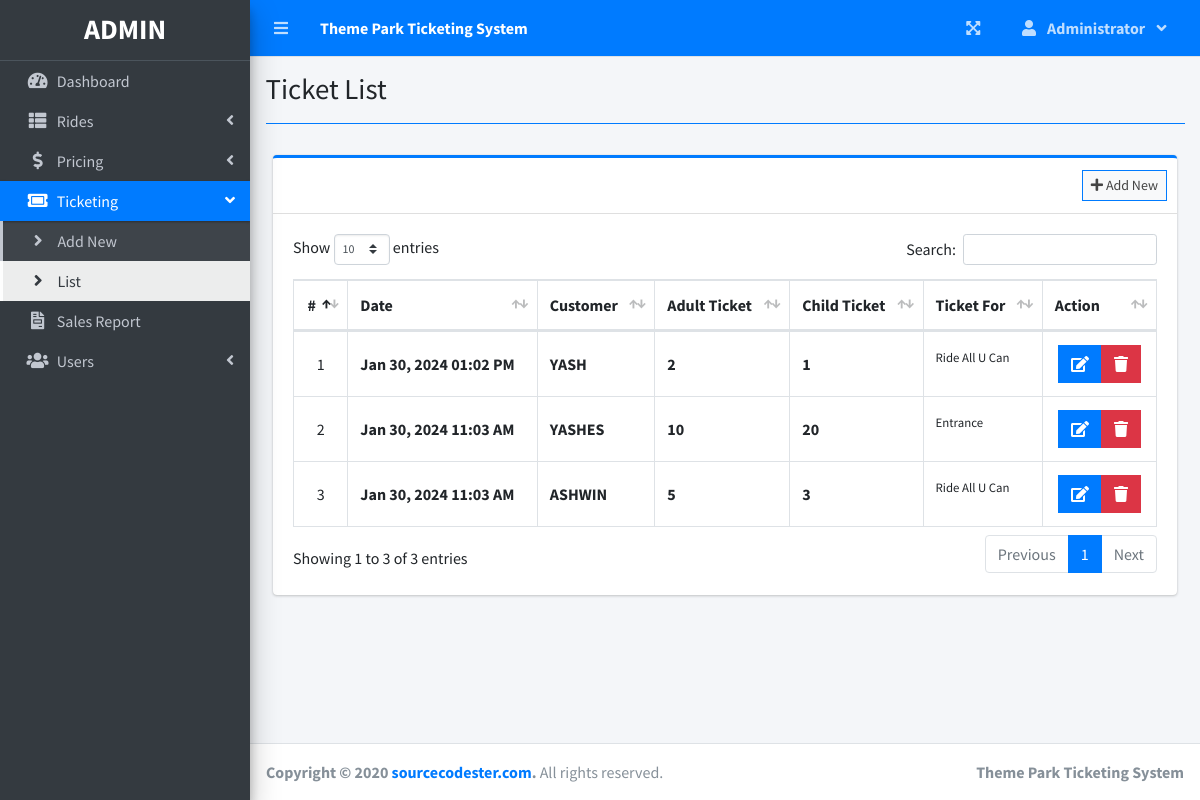
Screenshot of /index.php?page=ticket_list (signed in) with the database file from the repository.
### tables this page shows
CREATE TABLE `ticket_list` (
  `id` int(30) NOT NULL,
  `name` varchar(200) NOT NULL,
  `no_adult` int(11) NOT NULL,
  `no_child` int(11) NOT NULL,
  `adult_price` float NOT NULL,
  `child_price` float NOT NULL,
  `pricing_id` int(30) NOT NULL,
  `amount` float NOT NULL,
  `tendered` float NOT NULL,
  `date_created` datetime NOT NULL DEFAULT current_timestamp()
);

CREATE TABLE `pricing` (
  `id` int(11) NOT NULL,
  `name` varchar(200) NOT NULL,
  `ride_id` varchar(5) NOT NULL,
  `adult_price` float NOT NULL,
  `child_price` float NOT NULL,
  `date_created` datetime NOT NULL DEFAULT current_timestamp()
);

### ticket_list.php (the view, shortened to what this page needs)
<?php include'db_connect.php' ?>
<div class="col-lg-12">
	<div class="card card-outline card-primary">
		<div class="card-header">
			<div class="card-tools">
				<a class="btn btn-block btn-sm btn-default btn-flat border-primary " href="./index.php?page=new_ticket"><i class="fa fa-plus"></i> Add New</a>
			</div>
		</div>
		<div class="card-body">
			<table class="table tabe-hover table-bordered" id="list">
				<!-- <colgroup>
					<col width="5%">
					<col width="15%">
					<col width="25%">
					<col width="25%">
					<col width="15%">
				</colgroup> -->
				<thead>
					<tr>
						<th class="text-center">#</th>
						<th>Date</th>
						<th>Customer</th>
						<th>Adult Ticket</th>
						<th>Child Ticket</th>
						<th>Ticket For</th>
						<th>Action</th>
					</tr>
				</thead>
				<tbody>
					<?php
					$i = 1;
					$qry = $conn->query("SELECT t.*,p.name as ticket_for FROM ticket_list t inner join pricing p on p.id = t.pricing_id order by unix_timestamp(t.date_created) desc ");
					while($row= $qry->fetch_assoc()):
					?>
					<tr>
						<td class="text-center"><?php echo $i++ ?></td>
						<td class=""><b><?php echo date("M d, Y h:i A",strtotime($row['date_created'])) ?></b></td>
						<td class=""><b><?php echo ucwords($row['name']) ?></b></td>
						<td class=""><b><?php echo number_format($row['no_adult']) ?></b></td>
						<td class=""><b><?php echo number_format($row['no_child']) ?></b></td>
						<td><p><small><?php echo $row['ticket_for'] ?></small></p></td>
						<td class="text-center">
		                    <div class="btn-group">
		                        <a href="index.php?page=edit_ticket&id=<?php echo $row['id'] ?>" class="btn btn-primary btn-flat ">
		                          <i class="fas fa-edit"></i>
		                        </a>
		                        <button type="button" class="btn btn-danger btn-flat delete_ticket" data-id="<?php echo $row['id'] ?>">
		                          <i class="fas fa-trash"></i>
		                        </button>
	                      </div>
						</td>
					</tr>
				<?php endwhile; ?>
				</tbody>
			</table>
		</div>
	</div>
</div>

### ticket_list.php (style rules this page uses)
table td { vertical-align: middle !important; }

### rows the page displays
ticket_list: date_created "Jan 30, 2024 01:02 PM", name "YASH", no_adult "2", no_child "1", pricing.name "Ride All U Can"
ticket_list: date_created "Jan 30, 2024 11:03 AM", name "YASHES", no_adult "10", no_child "20", pricing.name "Entrance"
ticket_list: date_created "Jan 30, 2024 11:03 AM", name "ASHWIN", no_adult "5", no_child "3", pricing.name "Ride All U Can"

### other values shown
$_SESSION['system']['name'] "Theme Park Ticketing System"
$_SESSION['login_firstname'] "Administrator"
$title "Ticket List"
